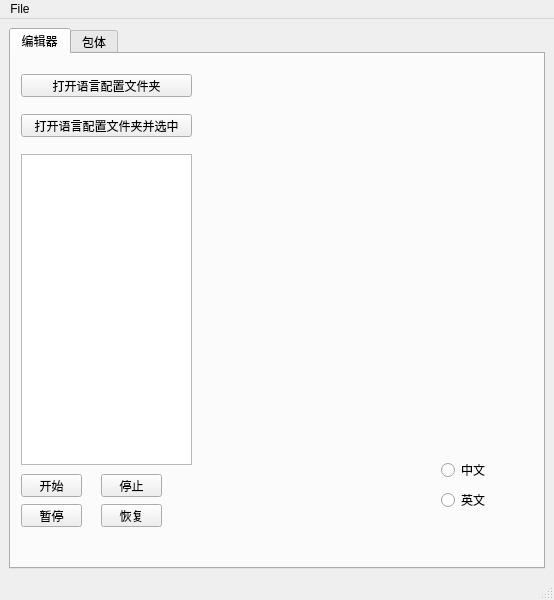
<?xml version="1.0" encoding="UTF-8"?>
<ui version="4.0">
 <class>mainWindow</class>
 <widget class="QMainWindow" name="mainWindow">
  <property name="geometry">
   <rect>
    <x>0</x>
    <y>0</y>
    <width>554</width>
    <height>600</height>
   </rect>
  </property>
  <property name="windowTitle">
   <string>窗口</string>
  </property>
  <widget class="QWidget" name="centralwidget">
   <layout class="QGridLayout" name="gridLayout">
    <item row="0" column="0">
     <widget class="QTabWidget" name="tabWidget">
      <property name="currentIndex">
       <number>0</number>
      </property>
      <widget class="QWidget" name="editorTab">
       <attribute name="title">
        <string>编辑器</string>
       </attribute>
       <widget class="QWidget" name="verticalLayoutWidget_2">
        <property name="geometry">
         <rect>
          <x>430</x>
          <y>370</y>
          <width>51</width>
          <height>88</height>
         </rect>
        </property>
        <layout class="QVBoxLayout" name="verticalLayout_2">
         <item>
          <layout class="QVBoxLayout" name="verticalLayout">
           <item>
            <spacer name="verticalSpacer">
             <property name="orientation">
              <enum>Qt::Vertical</enum>
             </property>
             <property name="sizeHint" stdset="0">
              <size>
               <width>20</width>
               <height>40</height>
              </size>
             </property>
            </spacer>
           </item>
           <item>
            <widget class="QRadioButton" name="cnRadioButton">
             <property name="text">
              <string>中文</string>
             </property>
            </widget>
           </item>
           <item>
            <widget class="QRadioButton" name="enRadioButton">
             <property name="text">
              <string>英文</string>
             </property>
            </widget>
           </item>
          </layout>
         </item>
        </layout>
       </widget>
       <widget class="QPushButton" name="openLangFolderBtn">
        <property name="geometry">
         <rect>
          <x>10</x>
          <y>20</y>
          <width>171</width>
          <height>23</height>
         </rect>
        </property>
        <property name="text">
         <string>打开语言配置文件夹</string>
        </property>
       </widget>
       <widget class="QPushButton" name="openLangFolderSelectBtn">
        <property name="geometry">
         <rect>
          <x>10</x>
          <y>60</y>
          <width>171</width>
          <height>23</height>
         </rect>
        </property>
        <property name="text">
         <string>打开语言配置文件夹并选中</string>
        </property>
       </widget>
       <widget class="QPushButton" name="startBtn">
        <property name="geometry">
         <rect>
          <x>10</x>
          <y>420</y>
          <width>61</width>
          <height>23</height>
         </rect>
        </property>
        <property name="text">
         <string>开始</string>
        </property>
       </widget>
       <widget class="QPushButton" name="pauseBtn">
        <property name="geometry">
         <rect>
          <x>10</x>
          <y>450</y>
          <width>61</width>
          <height>23</height>
         </rect>
        </property>
        <property name="text">
         <string>暂停</string>
        </property>
       </widget>
       <widget class="QListWidget" name="listWidget">
        <property name="geometry">
         <rect>
          <x>10</x>
          <y>100</y>
          <width>171</width>
          <height>311</height>
         </rect>
        </property>
       </widget>
       <widget class="QPushButton" name="resumeBtn">
        <property name="geometry">
         <rect>
          <x>90</x>
          <y>450</y>
          <width>61</width>
          <height>23</height>
         </rect>
        </property>
        <property name="text">
         <string>恢复</string>
        </property>
       </widget>
       <widget class="QPushButton" name="stopBtn">
        <property name="geometry">
         <rect>
          <x>90</x>
          <y>420</y>
          <width>61</width>
          <height>23</height>
         </rect>
        </property>
        <property name="text">
         <string>停止</string>
        </property>
       </widget>
      </widget>
      <widget class="QWidget" name="packageTab">
       <attribute name="title">
        <string>包体</string>
       </attribute>
      </widget>
     </widget>
    </item>
   </layout>
  </widget>
  <widget class="QMenuBar" name="menubar">
   <property name="geometry">
    <rect>
     <x>0</x>
     <y>0</y>
     <width>554</width>
     <height>23</height>
    </rect>
   </property>
   <widget class="QMenu" name="menuFile">
    <property name="title">
     <string>File</string>
    </property>
    <addaction name="actionOpen"/>
    <addaction name="actionSave"/>
    <addaction name="actionExit"/>
   </widget>
   <addaction name="menuFile"/>
  </widget>
  <widget class="QStatusBar" name="statusbar"/>
  <action name="actionOpen">
   <property name="text">
    <string>Open</string>
   </property>
  </action>
  <action name="actionExit">
   <property name="text">
    <string>Exit</string>
   </property>
  </action>
  <action name="actionSave">
   <property name="text">
    <string>Save</string>
   </property>
  </action>
 </widget>
 <resources/>
 <connections/>
</ui>
